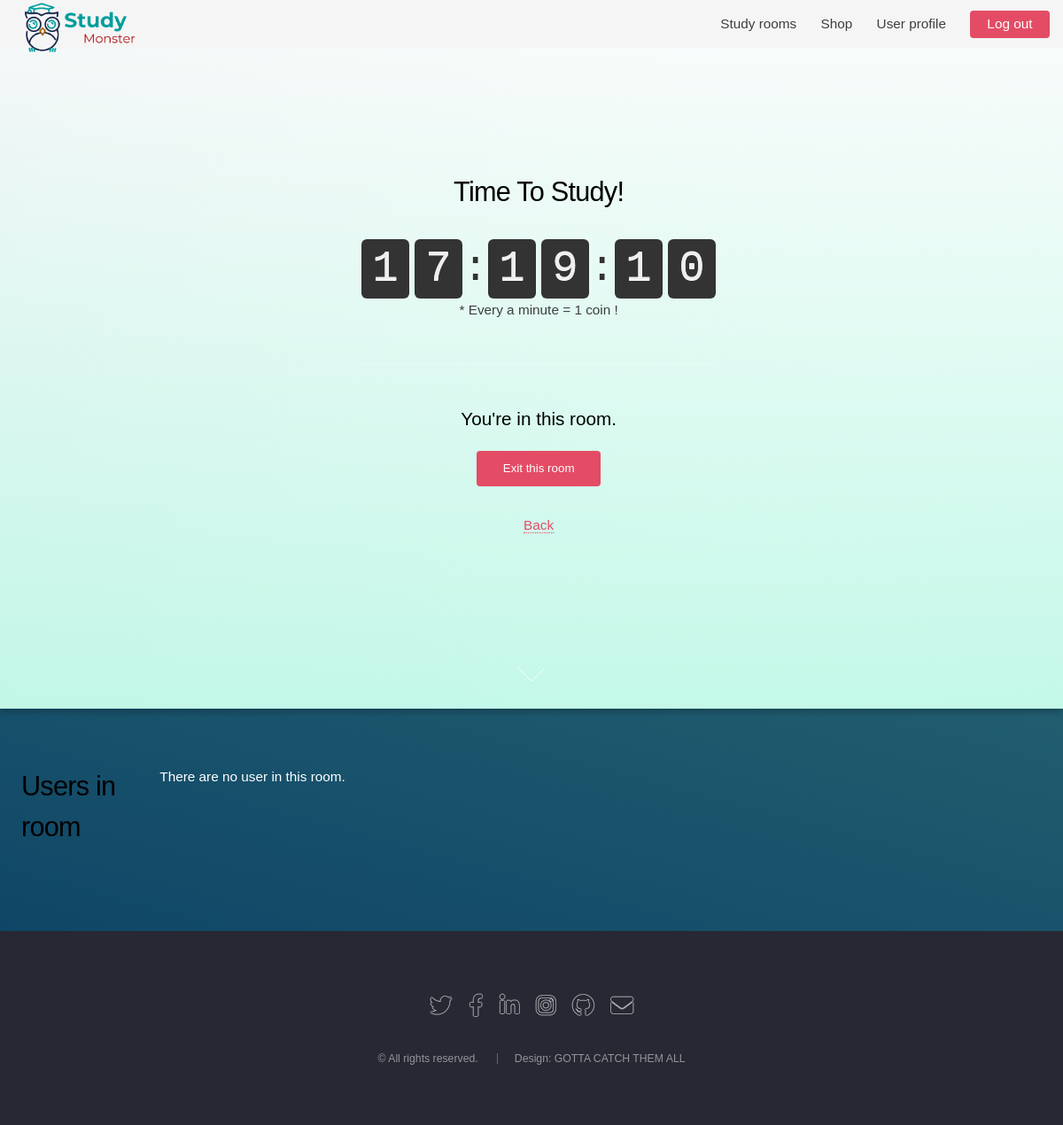
The page /room/Natsukan Gym/ (signed in) on the database as committed earlier.
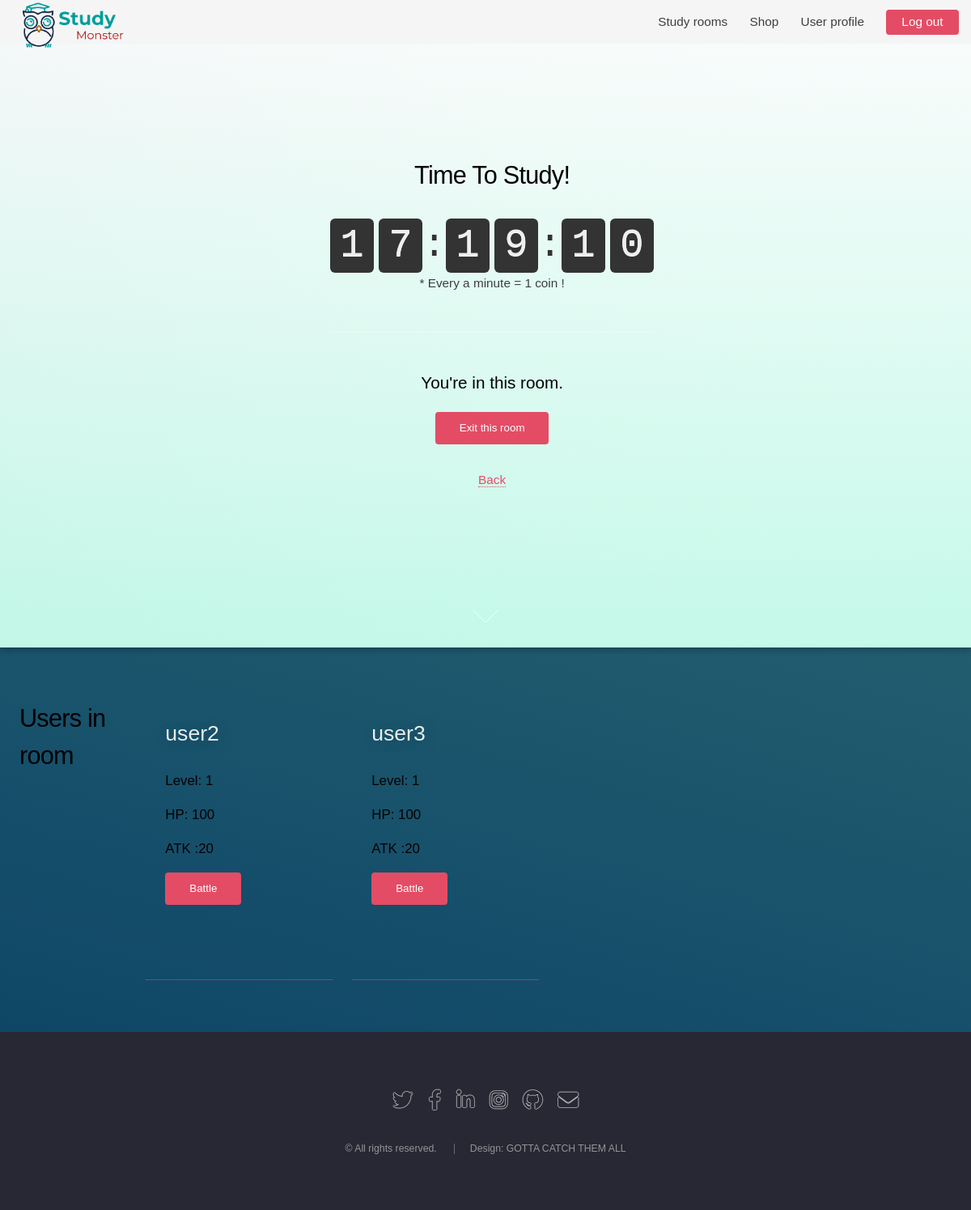
The same page on the database as committed later.
### website/models.py (models this page shows, shortened)
class User(AbstractUser):
    MAX_COINS = 1000
    MAX_PASSWORD_LENGTH = 30
    MAX_USERNAME_LENGTH = 30
    MAX_WINS = 15
    username = models.CharField(unique=True, max_length=MAX_USERNAME_LENGTH)
    password = models.CharField(max_length=MAX_PASSWORD_LENGTH)
    wins = models.IntegerField(default=0, validators=[MaxValueValidator(MAX_WINS),
                                                      MinValueValidator(0)])
    monster = models.OneToOneField(
        Monster, on_delete=models.SET_NULL, default=None, null=True)
    coins = models.IntegerField(default=0, validators=[MaxValueValidator(MAX_COINS),
                                                       MinValueValidator(0)])
    room = models.ForeignKey(
        Room, null=True, on_delete=models.SET_NULL, default=None)
    last_join_time = models.DateTimeField(null=True)
    class Meta:
        app_label = 'website'

class Monster(models.Model):
    MAX_NAME_LENGTH = 30
    MAX_LEVEL = 5
    MAX_HP = 500
    MAX_AP = 100
    MAX_EXP = 1000
    STARTING_HEALTH = MAX_HP / MAX_LEVEL
    STARTING_LEVEL = MAX_LEVEL / MAX_LEVEL
    STARTING_ATTACK = MAX_AP / MAX_LEVEL
    MAX_URL_LENGTH = 200
    name = models.CharField(max_length=MAX_NAME_LENGTH)
    level = models.IntegerField(default=STARTING_LEVEL, validators=[MaxValueValidator(MAX_LEVEL),
                                                                    MinValueValidator(STARTING_LEVEL)])
    health = models.IntegerField(default=STARTING_HEALTH, validators=[MaxValueValidator(MAX_HP),
                                                                      MinValueValidator(0)])
    attack = models.IntegerField(default=STARTING_ATTACK, validators=[MaxValueValidator(MAX_AP),
                                                                      MinValueValidator(STARTING_ATTACK)])
    exp = models.IntegerField(default=0, validators=[MaxValueValidator(MAX_EXP),
                                                     MinValueValidator(0)])
    image = models.CharField(max_length=MAX_URL_LENGTH,blank=True)

### website/views.py (the view)
# urls.py: path('room/<room_name>/', views.room, name='room'),
@login_required
def room(request, room_name):
    try:
        room = Room.objects.get(name=room_name)
    except Room.DoesNotExist:
        room = None
    try:
        users_in_room = User.objects.filter(room=room)
    except User.DoesNotExist:
        users_in_room = None
    return render(request, 'room.html', {'room': room, 'users': users_in_room})

### templates/room.html (shortened to what this page needs)
{% extends 'base.html' %}
{% load static %}
{% block css_block %}
<link rel="stylesheet" href="{% static 'assets/css/room.css' %}" />
<link rel="stylesheet" href="{% static 'assets/css/cards2.css' %}" />
{% endblock %}
{% block body_block %}
<section id="banner" id="room_content">
	<div class="content">
		<h2>Time To Study!</h2>
		<span class="clock" id="room_clock"></span>
		<p>* Every a minute = 1 coin !</p>
		<hr />
		<p>
			{% if user.room %}
		<h3 id="show_uesr_in_room">You're in this room.</h3>
		<button class="button primary" id="exit_room_btn">Exit this
			room</button>
		{% else %}
		<button class="button primary" id="join_room_btn" room_name="{{ room.name }}">Join this
			room</button>
		{% endif %}
		</p>
		<a href="/">Back</a>
	</div>
	<a href="#users" class="goto-next scrolly">Next</a>
</section>
<section class="hero-section" id="users">
	<h2>Users in room</h2>
	<div class="card-grid">
		{% if users %}
		{% for u in users %}
		{% if u != user %}
		<a class="card" href="#">
			<div class="card__background" style="background-image: url(https://unsplash.it/200/200/)">
			</div>
			<div class="card__content">
				<h3 class="card__heading">{{ u.username }}</h3>
				<h4>Level: {{ u.monster.level }}</h4>
				<h4>HP: {{ u.monster.health }}</h4>
				<h4>ATK :{{ u.monster.attack }}</h4>
				<button class="button primary" id="{{ u.id }}" onClick="battle(this.id)">Battle</button>
			</div>
		</a>
		{% endif %}
		{% endfor %}
		{% else %}
		<strong>There are no user in this room.</strong>
		{% endif %}
	</div>
</section>
{% endblock %}

Rows that differ between the two databases and show on the page:
now on this page (row edited): User: username "user2", monster.level "1", monster.health "100", monster.attack "20"
now on this page (row edited): User: username "user3", monster.level "1", monster.health "100", monster.attack "20"
Other text that changed with them:
text no longer shown: "There are no user in this room."
